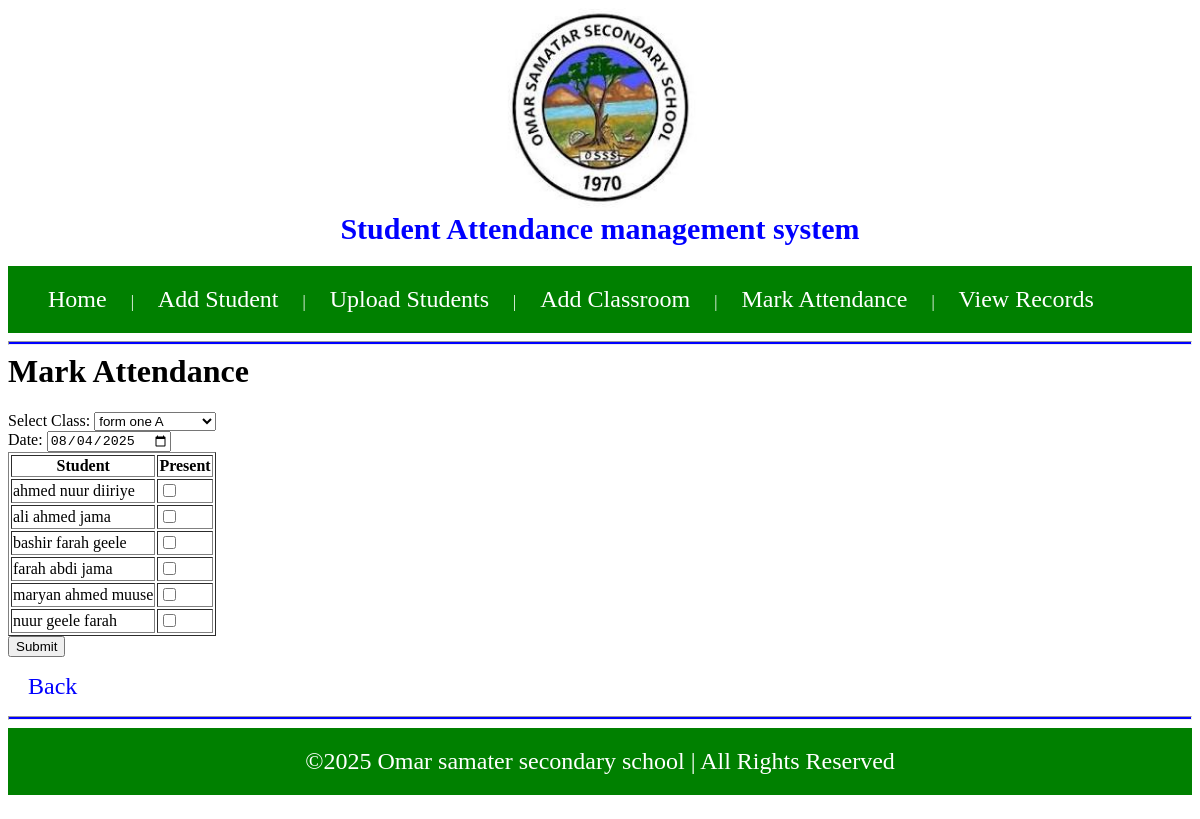
Page /attendance?classroom_id=1 on the committed database.
### app.py (models this page shows)
class Student(db.Model):
    id = db.Column(db.Integer, primary_key=True)
    name = db.Column(db.String(100), nullable=False)
    classroom_id = db.Column(db.Integer, db.ForeignKey('classroom.id'), nullable=False)
    attendances = db.relationship('Attendance', backref='student', lazy=True)

### app.py (the view, shortened to what this page needs)
@app.route('/attendance', methods=['GET', 'POST'])
def attendance():
    classrooms = Classroom.query.all()
    selected_class_id = request.args.get('classroom_id') or request.form.get('classroom_id')
    students = Student.query.filter_by(classroom_id=selected_class_id).all() if selected_class_id else []
    return render_template('attendance.html', classrooms=classrooms, students=students, selected_class_id=selected_class_id, today=date.today())

### app.py (called while the page is built)
@app.before_request
def create_tables():
    db.create_all()

### templates/attendance.html (shortened to what this page needs)
{% extends 'base.html' %}
{% block content %}
<h1>Mark Attendance</h1>
<form method="GET">
    <label>Select Class:</label>
    <select name="classroom_id" onchange="this.form.submit()">
        {% for c in classrooms %}
        <option value="{{ c.id }}" {% if selected_class_id == c.id|string %}selected{% endif %}>{{ c.name }}</option>
        {% endfor %}
    </select>
</form>
{% if students %}
<form method="POST">
    <label>Date:</label>
    <input type="date" name="date" value="{{ today }}" required>
    <table border="1">
        <tr><th>Student</th><th>Present</th></tr>
        {% for s in students %}
        <tr>
            <td>{{ s.name }}</td>
            <td><input type="checkbox" name="present" value="{{ s.id }}"></td>
        </tr>
        {% endfor %}
    </table>
    <input type="submit" value="Submit">
</form>
{% endif %}
<p><a href="/">Back</a></p>
{% endblock %}

### static/style.css (style rules this page uses)
a { text-decoration: none; color: white; font-size: 1.5rem; padding: 20px; }
h1 { margin-top: 0px; }
p a { color: blue; }

### rows in the picture
Student: name "ahmed nuur diiriye"
Student: name "ali ahmed jama"
Student: name "bashir farah geele"
Student: name "farah abdi jama"
Student: name "maryan ahmed muuse"
Student: name "nuur geele farah"

### other values in the picture
form field classroom_id "form one A"
